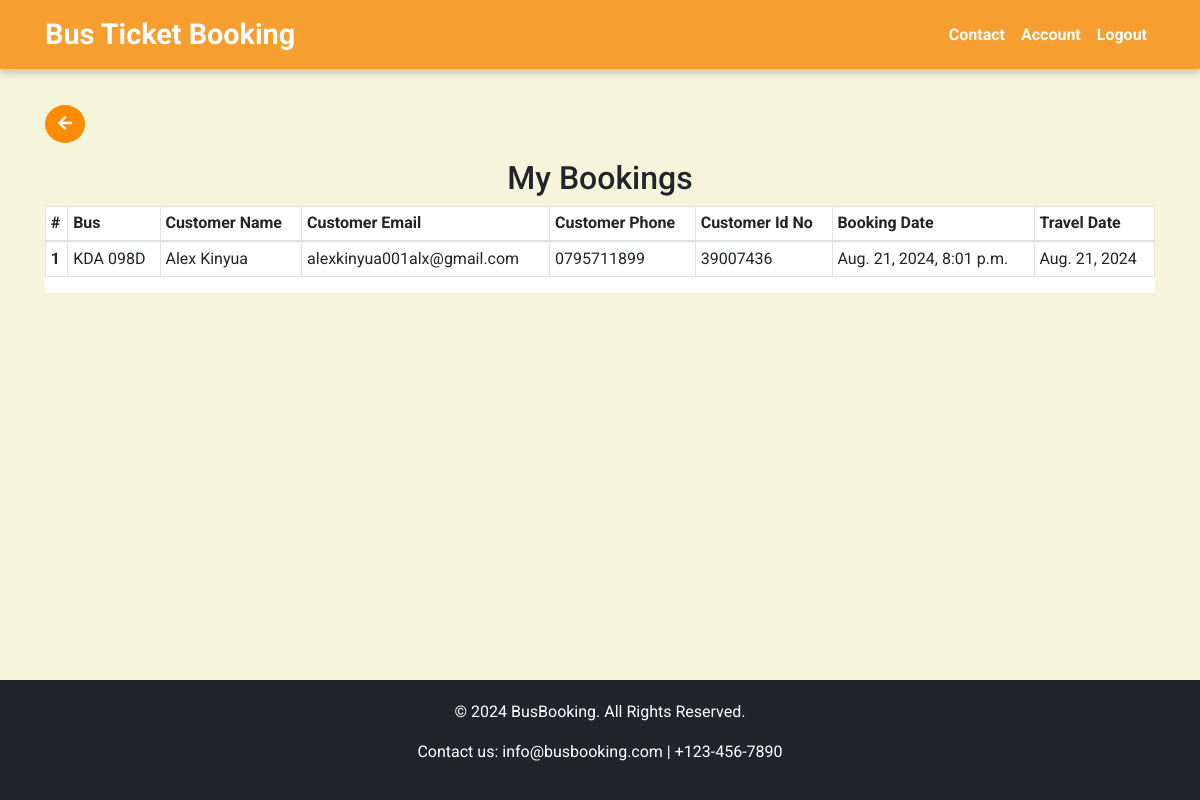
Page /user-bookings (signed in) on the committed database.
### busapp/models.py (models this page shows, shortened)
class Booking(models.Model):
    bus = models.ForeignKey(Bus, on_delete=models.CASCADE)
    route = models.ForeignKey(Route, on_delete=models.CASCADE, default=True)
    customer_name = models.CharField(max_length=100, default="user")
    customer_email = models.EmailField(null=True)
    customer_phone = models.CharField(max_length=10, default=0)
    customer_id_number = models.CharField(max_length=20, default=1)
    booking_date = models.DateTimeField(auto_now_add=True)

class Bus(models.Model):
    number_plate = models.CharField(max_length=50)
    available_seats = models.IntegerField()
    status = models.CharField(max_length=30, default="AVAILABLE")
    route = models.ForeignKey(Route, on_delete=models.CASCADE, related_name='buses', default=1)
    travel_date = models.DateField(default=timezone.now)
    def __str__(self):
        return self.number_plate

### busapp/views.py (the view)
# urls.py: path('user-bookings', views.user_bookings, name="user_bookings"),
@login_required
def user_bookings(request):
    bookings = Booking.objects.filter(customer_email=request.user.email)
    return render(request, "busapp/user/user_bookings.html", {'bookings': bookings})

### busapp/templates/busapp/user/user_bookings.html
{% extends "busapp/base.html" %}
{% load static %}
{% block content %}
<div class="container mb-5">
    {% if user.is_staff %}
    <a class="btn btn-primary rounded-circle mb-3" href="{% url 'admin_account' %}"><i class="fas fa-arrow-left"></i></a>
    {% else %}
    <a class="btn btn-primary rounded-circle mb-3" href="{% url 'user_account' %}"><i class="fas fa-arrow-left"></i></a>
    {% endif %}
    <h2 class="text-center">My Bookings</h2>
    <div class="row">
        <div class="col-md-12">
            <div class="table-responsive bg-white" style="max-height: 400px; overflow-y: auto;">
                <table class="table table-bordered table-sm table-hover">
                    <thead>
                        <tr>
                            <th scope="col">#</th>
                            <th scope="col">Bus</th>
                            <th scope="col">Customer Name</th>
                            <th scope="col">Customer Email</th>
                            <th scope="col">Customer Phone</th>
                            <th scope="col">Customer Id No</th>
                            <th scope="col">Booking Date</th>
                            <th scope="col">Travel Date</th>
                        </tr>
                    </thead>
                    <tbody>
                        {% for booking in bookings %}
                        <tr>
                            <th scope="row">{{ forloop.counter }}</th>
                            <td>{{ booking.bus }}</td>
                            <td>{{ booking.customer_name }}</td>
                            <td>{{ booking.customer_email }}</td>
                            <td>{{ booking.customer_phone }}</td>
                            <td>{{ booking.customer_id_number }}</td>
                            <td>{{ booking.booking_date}}</td>
                            <td>{{ booking.bus.travel_date }}</td>
                        </tr>
                        {% endfor %}
                    </tbody>
                </table>
            </div>
        </div>
    </div>
</div>
{% endblock %}

### busapp/static/css/style.css (style rules this page uses)
html, body { height: 100%; margin: 0; display: flex; flex-direction: column; scroll-behavior: smooth; }
body { font-family: 'Roboto', sans-serif; background-color: #F5F5DC; }
.btn { background-color: #ff8c00 !important; border-color: #ff8c00 !important; color: white !important; }

### rows in the picture
Booking: bus "KDA 098D", customer_name "Alex Kinyua", customer_email "alexkinyua001alx@gmail.com", customer_phone "0795711899", customer_id_number "39007436", booking_date "Aug. 21, 2024, 8:01 p.m.", bus.travel_date "Aug. 21, 2024"
